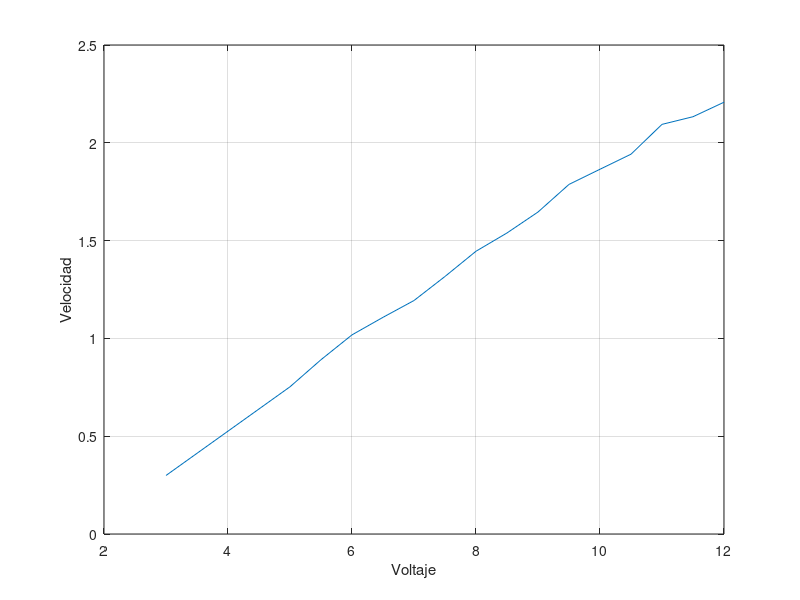

The MATLAB source for this figure:
close all

d = 40.0;
t = [133.71, 53.15, 44.89, 39.29, 36.11, 33.51, 30.38, 27.67, 25.99, 24.30, 22.38, 21.45, 20.60, 19.10, 18.75, 18.12];
v = [3.00, 5.00, 5.50, 6.00, 6.50, 7.00, 7.50, 8.00, 8.50, 9.00, 9.50, 10.00, 10.50, 11.00, 11.50, 12.00];

vel = d./t;

figure;
plot(v,vel);
xlabel('Voltaje')
ylabel('Velocidad')
grid;